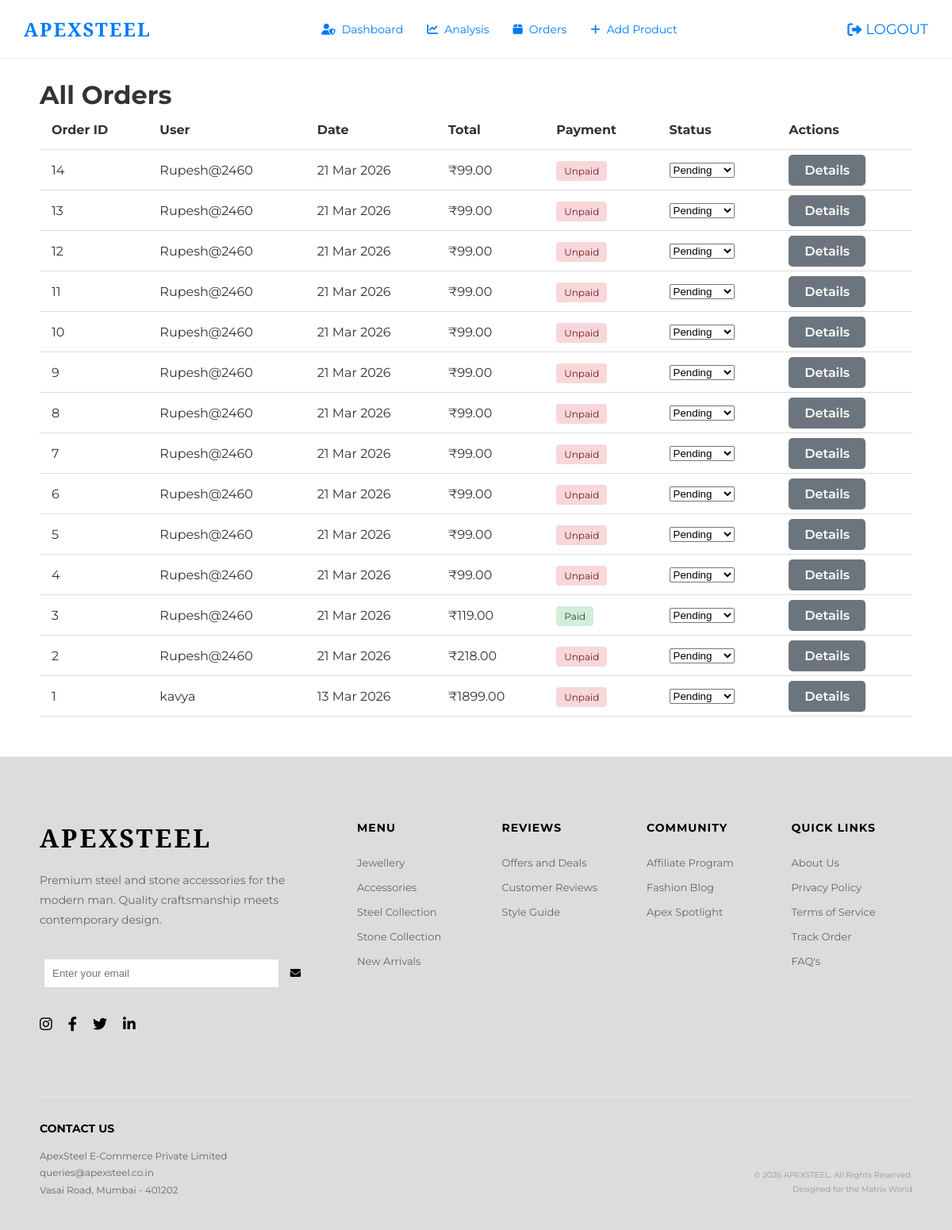
The app's page /admin-dashboard/orders/ (signed in) with its own data.
### core/models.py (models this page shows, shortened)
class Order(models.Model):
    STATUS_CHOICES = [
        ('Pending', 'Pending'),
        ('Shipped', 'Shipped'),
        ('Delivered', 'Delivered'),
        ('Cancelled', 'Cancelled'),
    ]
    PAYMENT_METHOD_CHOICES = [
        ('razorpay', 'Online Payment (Razorpay)'),
        ('cod', 'Cash on Delivery'),
    ]
    PAYMENT_STATUS_CHOICES = [
        ('pending', 'Pending'),
        ('completed', 'Completed'),
        ('failed', 'Failed'),
        ('cancelled', 'Cancelled'),
    ]
    user = models.ForeignKey(User, on_delete=models.CASCADE, related_name='orders')
    created_at = models.DateTimeField(auto_now_add=True)
    total_amount = models.DecimalField(max_digits=10, decimal_places=2)
    status = models.CharField(max_length=20, choices=STATUS_CHOICES, default='Pending')
    shipping_address = models.TextField()
    payment_method = models.CharField(max_length=20, choices=PAYMENT_METHOD_CHOICES, default='razorpay')
    payment_status = models.CharField(max_length=20, choices=PAYMENT_STATUS_CHOICES, default='pending')
    razorpay_order_id = models.CharField(max_length=100, blank=True, null=True)
    razorpay_payment_id = models.CharField(max_length=100, blank=True, null=True)
    razorpay_signature = models.CharField(max_length=100, blank=True, null=True)
    is_paid = models.BooleanField(default=False)

### core/views.py (the view)
# urls.py: path('admin-dashboard/orders/', views.admin_orders, name='admin_orders'),
@superuser_required
def admin_orders(request):
    orders = Order.objects.all().order_by('-created_at')
    return render(request, 'admin_orders.html', {'orders': orders})

### templates/admin_orders.html (shortened to what this page needs)
{% extends 'base.html' %}
{% load static %}
{% block extra_css %}
<link rel="stylesheet" href="{% static 'css/admin.css' %}">
{% endblock %}
{% block content %}
<div class="admin-orders-page">
    <h1>All Orders</h1>
    <table class="product-table">
        <thead>
            <tr>
                <th>Order ID</th>
                <th>User</th>
                <th>Date</th>
                <th>Total</th>
                <th>Payment</th>
                <th>Status</th>
                <th>Actions</th>
            </tr>
        </thead>
        <tbody>
            {% for order in orders %}
            <tr>
                <td>{{ order.id }}</td>
                <td>{{ order.user.username }}</td>
                <td>{{ order.created_at|date:"d M Y" }}</td>
                <td>₹{{ order.total_amount }}</td>
                <td>
                    {% if order.is_paid %}
                        <span class="badge badge-success" style="background: #d4edda; color: #155724; padding: 5px 10px; border-radius: 4px; font-size: 12px;">Paid</span>
                    {% else %}
                        <span class="badge badge-danger" style="background: #f8d7da; color: #721c24; padding: 5px 10px; border-radius: 4px; font-size: 12px;">Unpaid</span>
                    {% endif %}
                </td>
                <td>
                    <form action="{% url 'update_order_status' order.id %}" method="POST">
                        <select name="status" onchange="this.form.submit()">
                            {% for status_val, status_display in order.STATUS_CHOICES %}
                            <option value="{{ status_val }}" {% if order.status == status_val %}selected{% endif %}>{{ status_display }}</option>
                            {% endfor %}
                        </select>
                    </form>
                </td>
                <td><a href="#" class="btn btn-secondary">Details</a></td>
            </tr>
            {% endfor %}
        </tbody>
    </table>
</div>
{% endblock %}

### static/css/style.css (style rules this page uses)
:root { --primary-color: #000; --secondary-color: #333; --text-color: #333; --bg-color: #fff; --light-gray: #f4f4f4; --gray-text: #666; --serif-font: 'Playfair Display', serif; --sans-font: 'Montserrat', sans-serif; }
* { margin: 0; padding: 0; box-sizing: border-box; }
body { font-family: var(--sans-font); background-color: var(--bg-color); color: var(--text-color); overflow-x: hidden; }

### static/css/admin.css (style rules this page uses)
:root { --admin-bg: #f4f7f6; --admin-header-bg: #ffffff; --admin-text: #333; --primary-color: #007bff; --secondary-color: #6c757d; --danger-color: #dc3545; --success-color: #28a745; }
.btn { padding: 10px 20px; border-radius: 5px; text-decoration: none; color: #fff; font-weight: 600; transition: all 0.3s ease; border: none; cursor: pointer; }
.btn-secondary { background-color: var(--secondary-color); }
.product-table { width: 100%; border-collapse: collapse; }
.product-table th, .product-table td { padding: 15px; text-align: left; border-bottom: 1px solid #ddd; }
.product-table th { font-weight: 700; }
.product-table tr { transition: background-color 0.3s ease; }

### templates/admin_orders.html (style rules this page uses)
.admin-orders-page { padding: 100px 50px 50px; }

### records on screen
Order: id "14", user.username "Rupesh@2460", created_at "21 Mar 2026", total_amount "99.00", is_paid "Unpaid", status "Pending"
Order: id "13", user.username "Rupesh@2460", created_at "21 Mar 2026", total_amount "99.00", is_paid "Unpaid", status "Pending"
Order: id "12", user.username "Rupesh@2460", created_at "21 Mar 2026", total_amount "99.00", is_paid "Unpaid", status "Pending"
Order: id "11", user.username "Rupesh@2460", created_at "21 Mar 2026", total_amount "99.00", is_paid "Unpaid", status "Pending"
Order: id "10", user.username "Rupesh@2460", created_at "21 Mar 2026", total_amount "99.00", is_paid "Unpaid", status "Pending"
Order: id "9", user.username "Rupesh@2460", created_at "21 Mar 2026", total_amount "99.00", is_paid "Unpaid", status "Pending"
Order: id "8", user.username "Rupesh@2460", created_at "21 Mar 2026", total_amount "99.00", is_paid "Unpaid", status "Pending"
Order: id "7", user.username "Rupesh@2460", created_at "21 Mar 2026", total_amount "99.00", is_paid "Unpaid", status "Pending"
Order: id "6", user.username "Rupesh@2460", created_at "21 Mar 2026", total_amount "99.00", is_paid "Unpaid", status "Pending"
Order: id "5", user.username "Rupesh@2460", created_at "21 Mar 2026", total_amount "99.00", is_paid "Unpaid", status "Pending"
Order: id "4", user.username "Rupesh@2460", created_at "21 Mar 2026", total_amount "99.00", is_paid "Unpaid", status "Pending"
Order: id "3", user.username "Rupesh@2460", created_at "21 Mar 2026", total_amount "119.00", is_paid "Paid", status "Pending"
Order: id "2", user.username "Rupesh@2460", created_at "21 Mar 2026", total_amount "218.00", is_paid "Unpaid", status "Pending"
Order: id "1", user.username "kavya", created_at "13 Mar 2026", total_amount "1899.00", is_paid "Unpaid", status "Pending"
